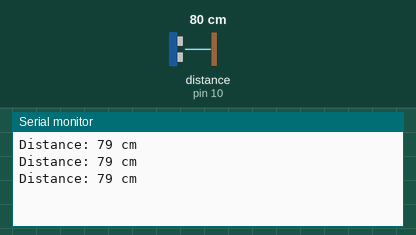
Bench run of a sketch on a simulated Arduino Uno, built with avr-gcc and run on an emulated ATmega328P. Shown: the last lines printed to the serial monitor. Wiring (inferred from the names in the program): ultrasonic range finder: trigger pin 9; echo pin 10. The inputs (shaded band) are chosen by the test bench; at power-on: distance to the obstacle (sensor on pin 10) 80 cm. The echo pulse lasts 58.3 µs per cm.

Above: at 1.3 s.
1.4 s: distance to the obstacle (sensor on pin 10) set to 2 cm
At 1.9 s:
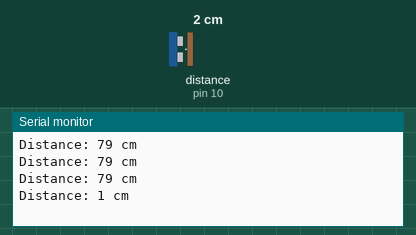
2.9 s: distance to the obstacle (sensor on pin 10) set to 4 cm
At 3.4 s:
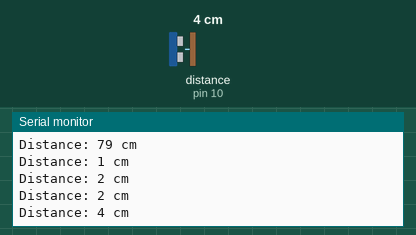
Timing chart, 0 to 5.9 s (numbered marks = the images above; inputs shaded):
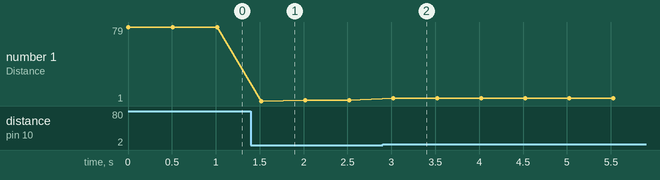

The sketch:

sketch1.ino
```cpp
// Define pins
const int trigPin = 9; // Trigger pin
const int echoPin = 10; // Echo pin

void setup() {
  Serial.begin(9600); // Start the Serial communication
  pinMode(trigPin, OUTPUT); // Set trigger pin as output
  pinMode(echoPin, INPUT); // Set echo pin as input
}

void loop() {
  long duration, distance;

  // Clear the trigger
  digitalWrite(trigPin, LOW);
  delayMicroseconds(2);

  // Set the trigger pin HIGH for 10 microseconds
  digitalWrite(trigPin, HIGH);
  delayMicroseconds(10);
  digitalWrite(trigPin, LOW);

  // Read the echo pin, which returns the time it took for the signal to return
  duration = pulseIn(echoPin, HIGH);

  // Calculate distance in cm (speed of sound is 34300 cm/s)
  distance = (duration / 2) * 0.0343;

  // Print distance to Serial Monitor
  Serial.print("Distance: ");
  Serial.print(distance);
  Serial.println(" cm");

  // Delay before next measurement
  delay(500);
}
```

Measured:
- after the input at 1.4 s, the serial monitor: prints a new line after 0.12 s (image 1)
- after the input at 2.9 s, the serial monitor: prints a new line after 0.12 s (image 2)
- plotted number 1: 79 → 2 after the input at 1.4 s, 2 → 4 after the input at 2.9 s
